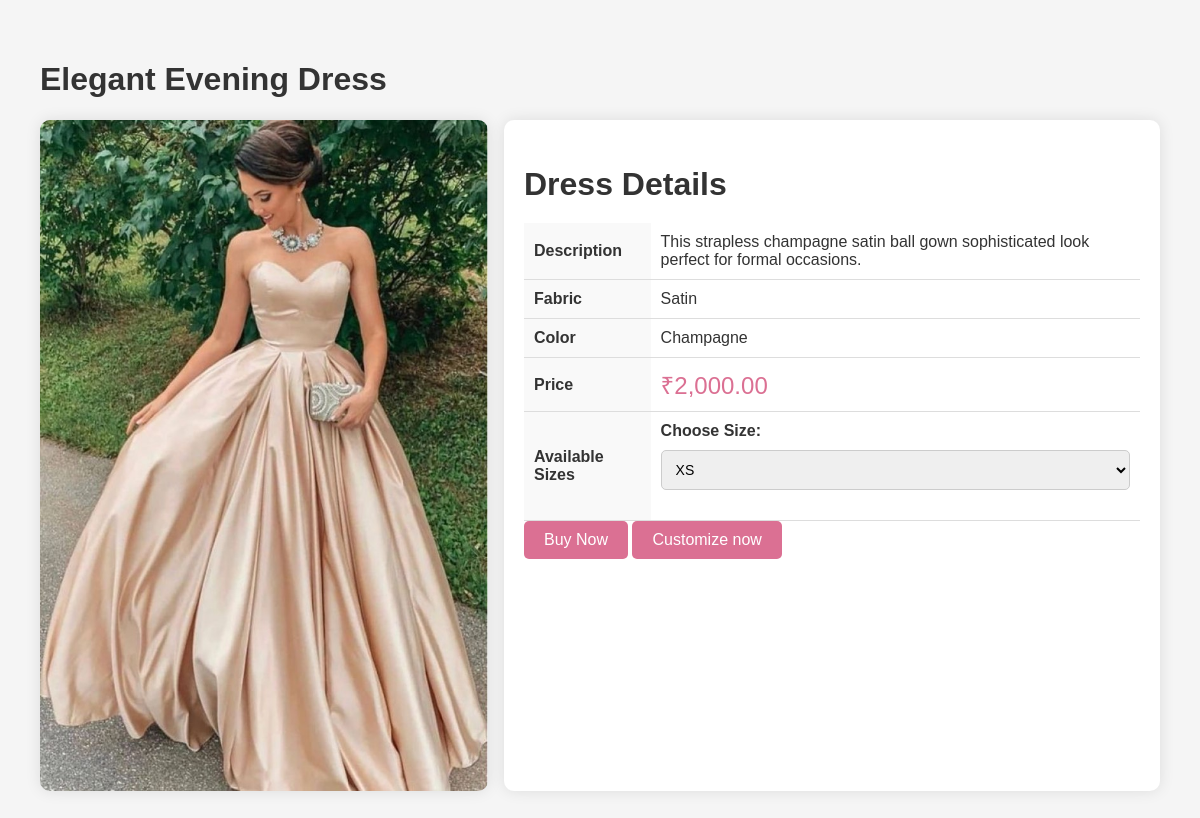
The app's page /customerDashboard/dress_details.php?id=1 with its own data.
### tables this page shows
CREATE TABLE `dress` (
  `DRESS_ID` int(11) NOT NULL,
  `NAME` varchar(100) NOT NULL,
  `DESCRIPTION` text DEFAULT NULL,
  `FABRIC` varchar(50) NOT NULL,
  `COLOR` varchar(100) NOT NULL,
  `SIZES` varchar(100) NOT NULL,
  `BASE_PRICE` decimal(10,2) NOT NULL,
  `IMAGE_URL` varchar(255) DEFAULT NULL,
  `CREATED_AT` datetime NOT NULL DEFAULT current_timestamp()
);

### customerDashboard/dress_details.php (the view, shortened to what this page needs)
<?php
$dbcon = mysqli_connect("localhost", "root", "", "fashion");
if (isset($_GET['id']) && is_numeric($_GET['id'])) {
    $dress_id = intval($_GET['id']);
    $sql = "SELECT * FROM dress WHERE DRESS_ID = $dress_id";
    $result = mysqli_query($dbcon, $sql);
    if ($result->num_rows > 0) {
        $dress = $result->fetch_assoc();
    } else {
        echo "Dress not found.";
        exit();
    }
} else {
    echo "Invalid dress ID.";
    exit();
}
?>
<!DOCTYPE html>
<html lang="en">
<head>
</head>
<body>
    <div class="container">
        <h1><?php echo htmlspecialchars($dress['NAME']); ?></h1>
        <div class="dress-details">
            <img src="<?php echo htmlspecialchars($dress['IMAGE_URL']); ?>" alt="<?php echo htmlspecialchars($dress['NAME']); ?>">
            <div class="dress-info">
                <h2>Dress Details</h2>
                <form action="" method="post">
                <table>
                    <tr>
                        <th>Description</th>
                        <td><?php echo htmlspecialchars($dress['DESCRIPTION']); ?></td>
                    </tr>
                    <tr>
                        <th>Fabric</th>
                        <td><?php echo htmlspecialchars($dress['FABRIC']); ?></td>
                    </tr>
                    <tr>
                        <th>Color</th>
                        <td><?php echo htmlspecialchars($dress['COLOR']); ?></td>
                    </tr>
                    <tr>
                        <th>Price</th>
                        <td class="price">₹<?php echo number_format($dress['BASE_PRICE'], 2); ?></td>
                    </tr>
                    <tr>
                        <th>Available Sizes</th>
                        <td>
                            <div class="form-group">
                                <label for="sizes">Choose Size:</label>
                                <select id="sizes" name="sizes">
                                    <option value="xs">XS</option>
                                </select>
                           </div>
                        </td>
                    </tr>
                </table>
                <button class="buy-button" name="buy-dress">Buy Now</button>
                <button class="buy-button">Customize now</button>
                </form>
            </div>
        </div>
    </div>
</body>
</html>

### customerDashboard/dress_details.php (style rules this page uses)
body { font-family: 'Arial', sans-serif; margin: 0; padding: 0; background-color: #f5f5f5; color: #333; }
.container { padding: 40px; max-width: 1200px; margin: auto; }
.dress-details { display: flex; justify-content: space-between; margin-top: 20px; }
.dress-details img { width: 40%; height: auto; object-fit: contain; border-radius: 10px; box-shadow: 0 0 15px rgba(0, 0, 0, 0.1); }
.dress-info { width: 55%; padding: 20px; background-color: #fff; border-radius: 10px; box-shadow: 0 0 15px rgba(0, 0, 0, 0.1); }
.dress-info h2 { font-size: 2em; margin-bottom: 20px; color: #333; }
.dress-info table { width: 100%; border-collapse: collapse; }
.dress-info table th, .dress-info table td { padding: 10px; text-align: left; border-bottom: 1px solid #ddd; }
.dress-info table th { background-color: #f9f9f9; color: #333; }
.price { font-size: 1.5em; color: palevioletred; margin-bottom: 20px; }
.buy-button { background-color: palevioletred; color: white; padding: 10px 20px; border: none; border-radius: 5px; cursor: pointer; font-size: 1em; transition: background-color 0.3s ease; }
.form-group { margin-bottom: 15px; display: flex; flex-direction: column; }
.form-group label { margin-bottom: 5px; font-weight: 600; }
.form-group input, .form-group select, .form-group textarea { width: 100%; padding: 10px; margin: 5px 0; border: 1px solid #ccc; border-radius: 5px; font-size: 14px; }

### records on screen
dress: NAME "Elegant Evening Dress", DESCRIPTION "This strapless champagne satin ball gown sophisticated look perfect for formal occasions.", FABRIC "Satin", COLOR "Champagne", BASE_PRICE "2,000.00"
